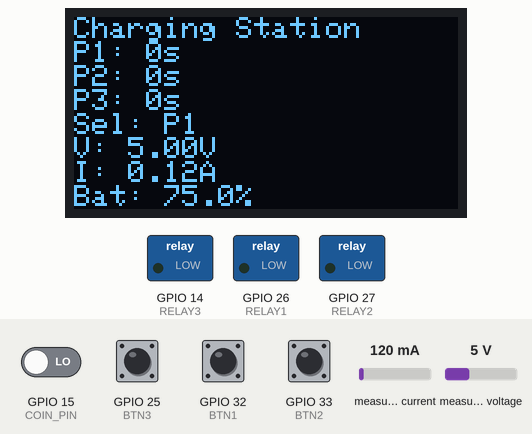
Recording of a sketch running on a simulated ESP32. Shown: 128×64 one-colour display, switched loads named in the sketch (green lamp = pin HIGH). The inputs (shaded band) are chosen by the test bench; at power-on: GPIO 25 (BTN3), GPIO 32 (BTN1), GPIO 33 (BTN2) HIGH, GPIO 15 (COIN_PIN) LOW, measured current 120 mA, measured voltage 5 V. WiFi joins after 1.5 s; servers stay silent unless stated; uploads are accepted with an empty reply; what the sketch prints to the serial monitor is not drawn.

Above: at 4.2 s.
4.3 s: GPIO 15 (COIN_PIN) driven HIGH
At 7.0 s:
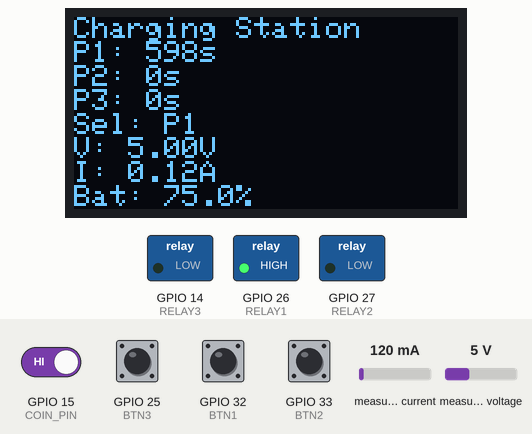
7.3 s: measured current set to 40 mA
At 8.1 s:
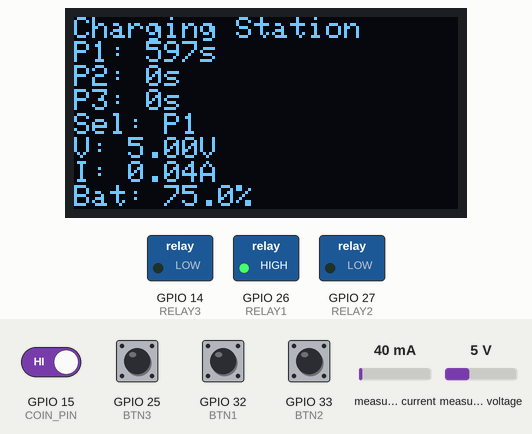
9.9 s: GPIO 25 (BTN3) pulled LOW for 0.15 s
At 11.0 s:
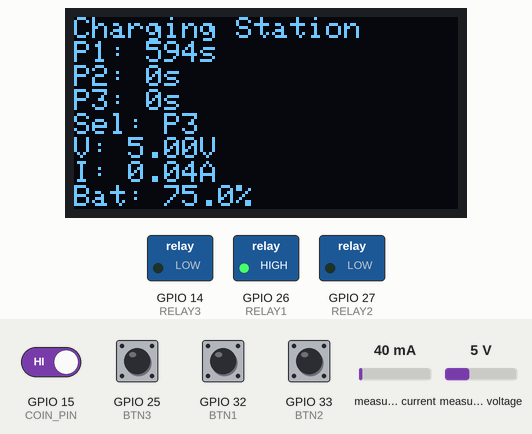
11.9 s: GPIO 32 (BTN1) pulled LOW for 0.15 s
At 13.9 s:
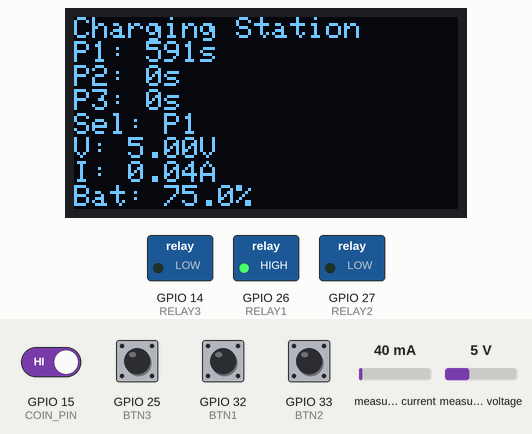
14.0 s: GPIO 33 (BTN2) pulled LOW for 0.15 s
At 15.3 s:
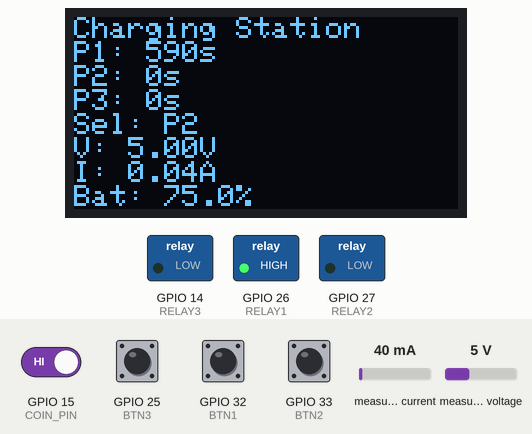
16.0 s: measured voltage set to 0.3 V
At 17.0 s:
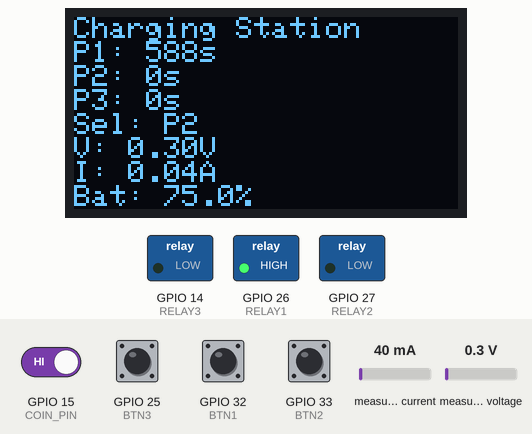
Timing chart, 0 to 19.0 s (numbered marks = the images above; inputs shaded):
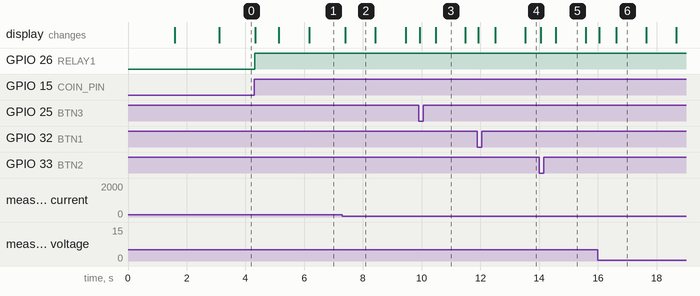

The sketch:

energy_monitor_sender.ino
```cpp
#include <Wire.h>
#include <WiFi.h>
#include <HTTPClient.h>
#include <ArduinoJson.h>
#include <Adafruit_GFX.h>
#include <Adafruit_SSD1306.h>
#include <Adafruit_INA219.h>

// ================= WIFI =================
const char* ssid = "YOUR_WIFI";
const char* password = "YOUR_PASSWORD";

// Replace with your computer's local IP address running Flask.
const char* flaskServer = "http://192.168.1.100:5000/api/esp32/ingest";
const char* apiKey = "CHANGE_THIS_TO_A_SECRET_KEY";

// ================= OLED =================
#define SCREEN_WIDTH 128
#define SCREEN_HEIGHT 64
Adafruit_SSD1306 display(SCREEN_WIDTH, SCREEN_HEIGHT, &Wire, -1);

// ================= SENSOR =================
Adafruit_INA219 ina219;

// ================= PINS =================
#define COIN_PIN 15
#define BTN1 32
#define BTN2 33
#define BTN3 25
#define RELAY1 26
#define RELAY2 27
#define RELAY3 14

// ================= VARIABLES =================
long t1 = 0, t2 = 0, t3 = 0;
int selectedPort = 1;
bool coinDetected = false;

unsigned long lastTimer = 0;
unsigned long lastSend = 0;
const unsigned long SEND_INTERVAL_MS = 2000;

float batteryPercent = 75.0;   // Replace with a real battery reading if available.
float vibrationFrequency = 90.0; // Replace with a real vibration/frequency sensor if available.

void connectWiFi() {
  WiFi.begin(ssid, password);

  display.clearDisplay();
  display.setTextSize(1);
  display.setCursor(0, 0);
  display.println("Connecting WiFi...");
  display.display();

  while (WiFi.status() != WL_CONNECTED) {
    delay(500);
  }

  display.clearDisplay();
  display.setCursor(0, 0);
  display.println("WiFi Connected");
  display.println(WiFi.localIP());
  display.display();
  delay(1500);
}

void updateTimers() {
  if (millis() - lastTimer < 1000) {
    return;
  }

  lastTimer = millis();
  if (t1 > 0) t1--;
  if (t2 > 0) t2--;
  if (t3 > 0) t3--;
}

void updateSelectedPort() {
  if (!digitalRead(BTN1)) selectedPort = 1;
  if (!digitalRead(BTN2)) selectedPort = 2;
  if (!digitalRead(BTN3)) selectedPort = 3;
}

void detectCoin() {
  if (digitalRead(COIN_PIN) == HIGH && !coinDetected) {
    coinDetected = true;

    if (selectedPort == 1) t1 += 600;
    if (selectedPort == 2) t2 += 600;
    if (selectedPort == 3) t3 += 600;

    Serial.println("Coin inserted");
  }

  if (digitalRead(COIN_PIN) == LOW) {
    coinDetected = false;
  }
}

void updateRelays() {
  digitalWrite(RELAY1, t1 > 0 ? HIGH : LOW);
  digitalWrite(RELAY2, t2 > 0 ? HIGH : LOW);
  digitalWrite(RELAY3, t3 > 0 ? HIGH : LOW);
}

void drawDisplay(float voltage, float currentA) {
  display.clearDisplay();
  display.setTextSize(1);
  display.setCursor(0, 0);

  display.println("Charging Station");
  display.print("P1: "); display.print(t1); display.println("s");
  display.print("P2: "); display.print(t2); display.println("s");
  display.print("P3: "); display.print(t3); display.println("s");
  display.print("Sel: P"); display.println(selectedPort);
  display.print("V: "); display.print(voltage, 2); display.println("V");
  display.print("I: "); display.print(currentA, 2); display.println("A");
  display.print("Bat: "); display.print(batteryPercent, 1); display.println("%");

  display.display();
}

void sendToFlask(float voltage, float currentA) {
  if (WiFi.status() != WL_CONNECTED) {
    connectWiFi();
    return;
  }

  float p1Current = t1 > 0 ? currentA : 0.0;
  float p2Current = t2 > 0 ? currentA : 0.0;
  float p3Current = t3 > 0 ? currentA : 0.0;

  float p1Power = t1 > 0 ? voltage * p1Current : 0.0;
  float p2Power = t2 > 0 ? voltage * p2Current : 0.0;
  float p3Power = t3 > 0 ? voltage * p3Current : 0.0;

  StaticJsonDocument<768> doc;
  doc["voltage"] = voltage;
  doc["frequency"] = vibrationFrequency;
  doc["battery"] = batteryPercent;
  doc["power"] = p1Power + p2Power + p3Power;

  JsonObject ports = doc.createNestedObject("ports");

  JsonObject p1 = ports.createNestedObject("p1");
  p1["connected"] = t1 > 0;
  p1["current"] = p1Current;
  p1["power"] = p1Power;
  p1["voltage"] = voltage;
  p1["status"] = t1 > 0 ? "CHARGING" : "IDLE";

  JsonObject p2 = ports.createNestedObject("p2");
  p2["connected"] = t2 > 0;
  p2["current"] = p2Current;
  p2["power"] = p2Power;
  p2["voltage"] = voltage;
  p2["status"] = t2 > 0 ? "CHARGING" : "IDLE";

  JsonObject p3 = ports.createNestedObject("p3");
  p3["connected"] = t3 > 0;
  p3["current"] = p3Current;
  p3["power"] = p3Power;
  p3["voltage"] = voltage;
  p3["status"] = t3 > 0 ? "CHARGING" : "IDLE";

  String body;
  serializeJson(doc, body);

  HTTPClient http;
  http.begin(flaskServer);
  http.addHeader("Content-Type", "application/json");
  http.addHeader("X-API-KEY", apiKey);

  int httpCode = http.POST(body);
  String response = http.getString();

  Serial.print("POST code: ");
  Serial.println(httpCode);
  Serial.println(response);

  http.end();
}

void setup() {
  Serial.begin(115200);

  pinMode(COIN_PIN, INPUT);
  pinMode(BTN1, INPUT_PULLUP);
  pinMode(BTN2, INPUT_PULLUP);
  pinMode(BTN3, INPUT_PULLUP);
  pinMode(RELAY1, OUTPUT);
  pinMode(RELAY2, OUTPUT);
  pinMode(RELAY3, OUTPUT);

  digitalWrite(RELAY1, LOW);
  digitalWrite(RELAY2, LOW);
  digitalWrite(RELAY3, LOW);

  Wire.begin();
  ina219.begin();

  if (!display.begin(SSD1306_SWITCHCAPVCC, 0x3C)) {
    Serial.println("OLED failed");
    while (true) {}
  }

  connectWiFi();
}

void loop() {
  updateSelectedPort();
  detectCoin();
  updateTimers();
  updateRelays();

  float voltage = ina219.getBusVoltage_V();
  float currentA = ina219.getCurrent_mA() / 1000.0;

  drawDisplay(voltage, currentA);

  if (millis() - lastSend >= SEND_INTERVAL_MS) {
    lastSend = millis();
    sendToFlask(voltage, currentA);
  }
}
```

Measured:
- after the input at 4.3 s, GPIO 26 (RELAY1): LOW → HIGH at once; the display: first changes at once (image 1 shows a later state)
- what the display in image 2 shows lasts 1.0 s, from 7.4 s to 8.4 s
